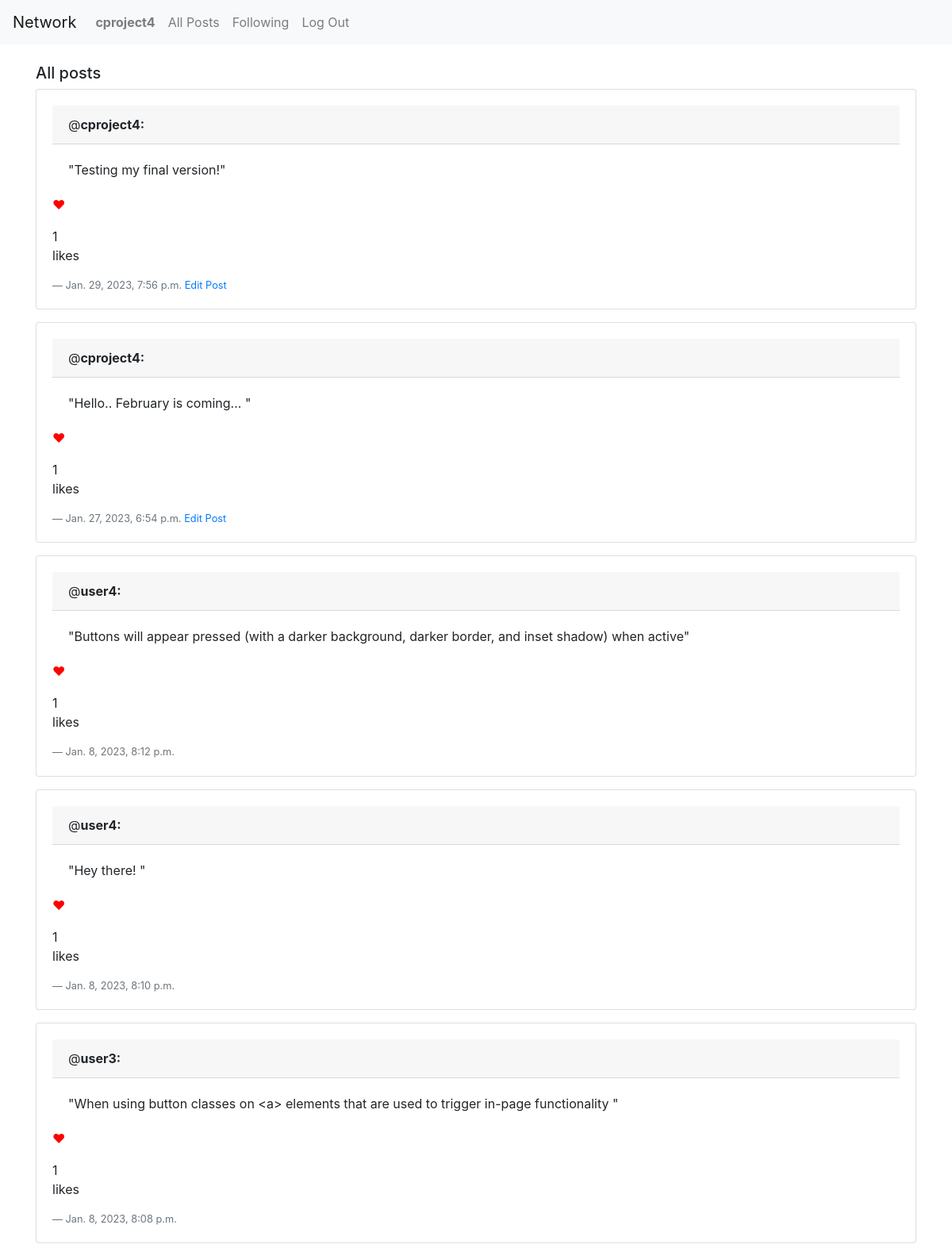
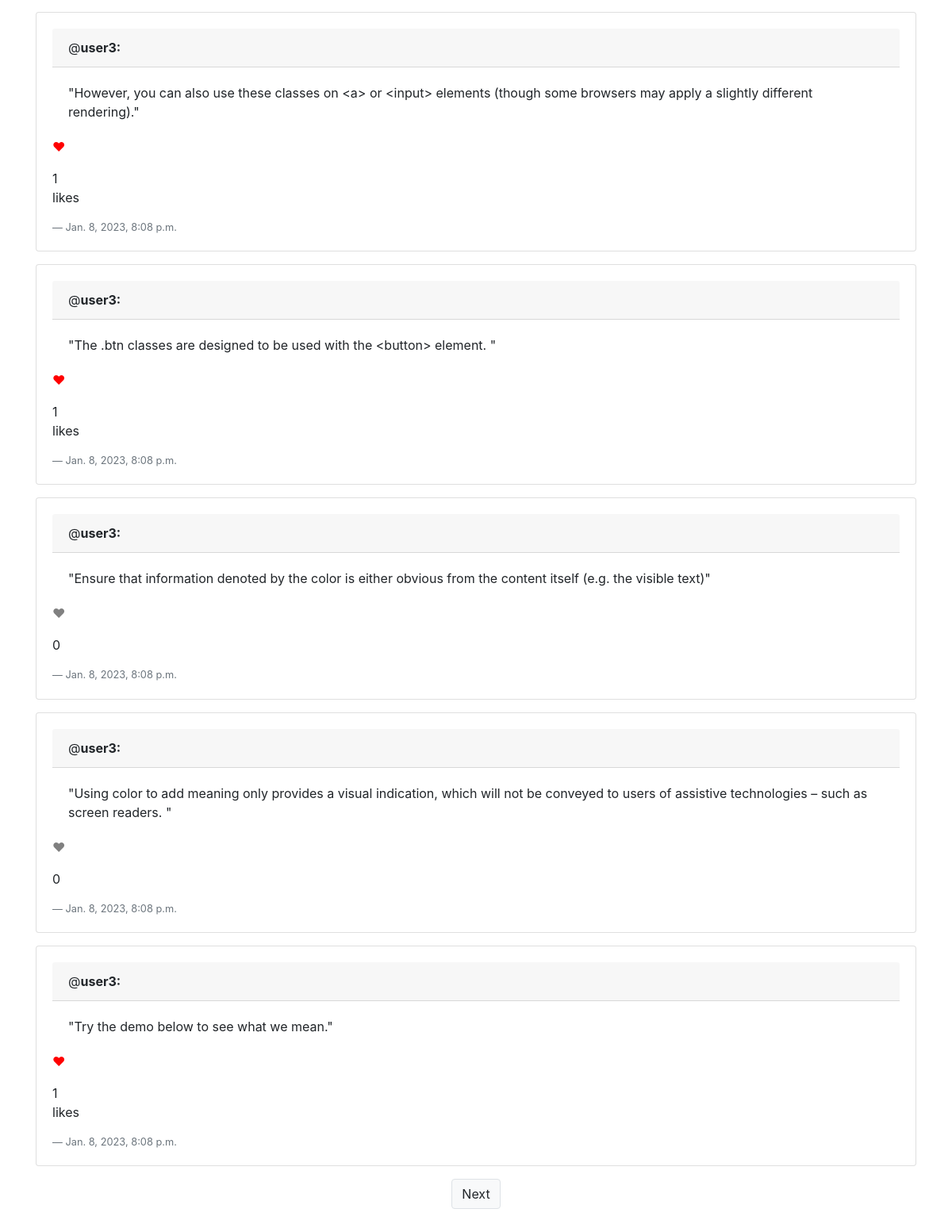
The page /all_posts (signed in) on the database its author committed (2 pictures, top to bottom).
### network/models.py (models this page shows, shortened)
class User(AbstractUser):
    pass

class Post(models.Model):
    user = models.ForeignKey(User, on_delete=models.CASCADE, related_name="post_user")
    text = models.CharField(max_length=255)
    date = models.DateTimeField(editable=True, auto_now_add=True)

### network/views.py (the view)
# urls.py: path("all_posts", views.all_posts, name="all_posts"),
@login_required
def all_posts(request):
    if request.user.is_authenticated:
        user = request.user
        posts = Post.objects.order_by("-date")
        countLikes(posts, user)
        paginator = Paginator(posts, 10)
        page_number = request.GET.get('page')
        posts = paginator.get_page(page_number)
        return render(request, "network/all_posts.html", { "posts": posts, "user": user})
    return render(request, "network/login.html")

### network/views.py (called while the page is built)
def countLikes(posts, user) :
    for post in posts:
        likesCount = Like.objects.filter(post=post).count()
        post.likesCount = likesCount
        post.isLiked = Like.objects.filter(post=post, userliked=user).exists()

### network/templates/network/all_posts.html (shortened to what this page needs)
{% extends "network/layout.html" %}
{% load static %}
{% block body %}
<h5>All posts</h5>
{% for post in posts %}
  <div class="card mb-3">
    <div class="card-body ">
      <div class="card-header">@<b>{{ post.user}}:</b></div>
      <div class="card-body">"{{ post.text }}"</div>
      {% if post.isLiked %}
      <p><span onclick='handle_unlike(this.id, "{{ post.id }}")' id='unlike_btn_{{ post.id }}'
          class="like_btn liked">&hearts;</span>
      <div id="count_unlike_{{ post.id }}">{{ post.likesCount }}</div>likes</p>
      {% else %}
      <p>
        <span onclick='handle_like(this.id, "{{ post.id }}")' id='like_btn_{{ post.id }}'
          class="like_btn unliked">&hearts;</span>
      <div id="count_like_{{ post.id }}">{{ post.likesCount }}</div></p>
      {% endif %}
      <div class="blockquote-footer">{{ post.date }}
        {% if user == post.user%}
        <a href="edit_post/{{ post.id }}/{{ post.user }}">Edit Post</a>
        {% endif %}
      </div>
    </div>
  </div>
  {% endfor %}
<nav aria-label="Page navigation example">
    <ul class="pagination justify-content-center ">
      {% if posts.has_next %}
      <li class="page-item"><a class="page-link badge-light" href="?page={{ page_obj.next_page_number }}">Next</a></li>
      {% endif %}
    </ul>
  </nav>
{% endblock %}

### network/templates/network/layout.html (shortened to what this page needs)
{% load static %}
<!DOCTYPE html>
<html lang="en">
    <head>
        <link rel="stylesheet" href="https://stackpath.bootstrapcdn.com/bootstrap/4.4.1/css/bootstrap.min.css">
        <link href="{% static 'network/styles.css' %}" rel="stylesheet">
    </head>
    <body>
        <nav class="navbar navbar-expand-lg navbar-light bg-light">
            <a class="navbar-brand" href="#">Network</a>
            <div>
              <ul class="navbar-nav mr-auto">
                {% if user.is_authenticated %}
                    <li class="nav-item">
                        <a class="nav-link" href="{% url 'index' %}"><strong>{{ user.username }}</strong></a>
                    </li>
                {% endif %}
                <li class="nav-item">
                  <a class="nav-link" href="{% url 'all_posts' %}">All Posts</a>
                </li>
                {% if user.is_authenticated %}
                    <li class="nav-item">
                        <a class="nav-link" href="{% url 'following_posts' user=user %}">Following</a>
                    </li>
                    <li class="nav-item">
                        <a class="nav-link" href="{% url 'logout' %}">Log Out</a>
                    </li>
                {% endif %}
              </ul>
            </div>
          </nav>
        <div class="body">
            <main>
                <div class="container my-4">
                    {% block body %}
                    {% endblock %}
                </div>
            </main>
        </div>
    </body>
</html>

### network/static/network/styles.css (style rules this page uses)
.unliked { color: grey; }
.liked { color: red; }

### rows shown on the page
User: username "cproject4"
Post: user "cproject4", text "Testing my final version!", likesCount "1", date "Jan. 29, 2023, 7:56 p.m."
Post: user "cproject4", text "Hello.. February is coming...", likesCount "1", date "Jan. 27, 2023, 6:54 p.m."
Post: user "user4", text "Buttons will appear pressed (with a darker background, darker border, and inset shadow) when active", likesCount "1", date "Jan. 8, 2023, 8:12 p.m."
Post: user "user4", text "Hey there!", likesCount "1", date "Jan. 8, 2023, 8:10 p.m."
Post: user "user3", text "When using button classes on <a> elements that are used to trigger in-page functionality", likesCount "1", date "Jan. 8, 2023, 8:08 p.m."
Post: user "user3", text "However, you can also use these classes on <a> or <input> elements (though some browsers may apply a slightly different rendering).", likesCount "1", date "Jan. 8, 2023, 8:08 p.m."
Post: user "user3", text "The .btn classes are designed to be used with the <button> element.", likesCount "1", date "Jan. 8, 2023, 8:08 p.m."
Post: user "user3", text "Ensure that information denoted by the color is either obvious from the content itself (e.g. the visible text)", likesCount "0", date "Jan. 8, 2023, 8:08 p.m."
Post: user "user3", text "Using color to add meaning only provides a visual indication, which will not be conveyed to users of assistive technologies – such as screen readers.", likesCount "0", date "Jan. 8, 2023, 8:08 p.m."
Post: user "user3", text "Try the demo below to see what we mean.", likesCount "1", date "Jan. 8, 2023, 8:08 p.m."
